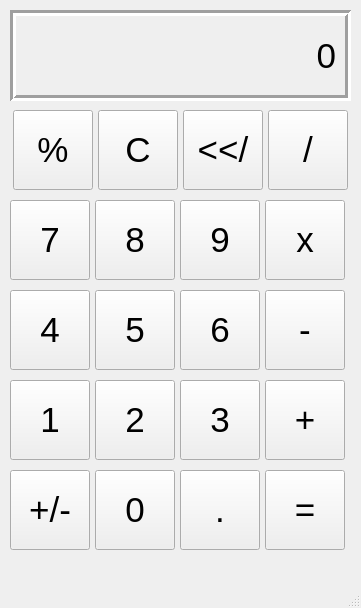
<?xml version="1.0" encoding="UTF-8"?>
<ui version="4.0">
 <class>MainWindow</class>
 <widget class="QMainWindow" name="MainWindow">
  <property name="geometry">
   <rect>
    <x>0</x>
    <y>0</y>
    <width>361</width>
    <height>608</height>
   </rect>
  </property>
  <property name="windowTitle">
   <string>Calculator</string>
  </property>
  <widget class="QWidget" name="centralwidget">
   <widget class="QLabel" name="label1">
    <property name="geometry">
     <rect>
      <x>10</x>
      <y>10</y>
      <width>341</width>
      <height>91</height>
     </rect>
    </property>
    <property name="font">
     <font>
      <pointsize>26</pointsize>
     </font>
    </property>
    <property name="frameShape">
     <enum>QFrame::Box</enum>
    </property>
    <property name="frameShadow">
     <enum>QFrame::Sunken</enum>
    </property>
    <property name="lineWidth">
     <number>3</number>
    </property>
    <property name="text">
     <string>0</string>
    </property>
    <property name="textFormat">
     <enum>Qt::MarkdownText</enum>
    </property>
    <property name="alignment">
     <set>Qt::AlignRight|Qt::AlignTrailing|Qt::AlignVCenter</set>
    </property>
    <property name="margin">
     <number>10</number>
    </property>
   </widget>
   <widget class="QPushButton" name="button_percent">
    <property name="geometry">
     <rect>
      <x>13</x>
      <y>110</y>
      <width>80</width>
      <height>80</height>
     </rect>
    </property>
    <property name="font">
     <font>
      <pointsize>26</pointsize>
     </font>
    </property>
    <property name="text">
     <string>%</string>
    </property>
   </widget>
   <widget class="QPushButton" name="button_c">
    <property name="geometry">
     <rect>
      <x>98</x>
      <y>110</y>
      <width>80</width>
      <height>80</height>
     </rect>
    </property>
    <property name="font">
     <font>
      <pointsize>26</pointsize>
     </font>
    </property>
    <property name="text">
     <string>C</string>
    </property>
   </widget>
   <widget class="QPushButton" name="arrow_button">
    <property name="geometry">
     <rect>
      <x>183</x>
      <y>110</y>
      <width>80</width>
      <height>80</height>
     </rect>
    </property>
    <property name="font">
     <font>
      <pointsize>26</pointsize>
     </font>
    </property>
    <property name="text">
     <string>&lt;&lt;/</string>
    </property>
   </widget>
   <widget class="QPushButton" name="divide_button">
    <property name="geometry">
     <rect>
      <x>268</x>
      <y>110</y>
      <width>80</width>
      <height>80</height>
     </rect>
    </property>
    <property name="font">
     <font>
      <pointsize>26</pointsize>
     </font>
    </property>
    <property name="text">
     <string>/</string>
    </property>
   </widget>
   <widget class="QPushButton" name="button_9">
    <property name="geometry">
     <rect>
      <x>180</x>
      <y>200</y>
      <width>80</width>
      <height>80</height>
     </rect>
    </property>
    <property name="font">
     <font>
      <pointsize>26</pointsize>
     </font>
    </property>
    <property name="text">
     <string>9</string>
    </property>
   </widget>
   <widget class="QPushButton" name="button_x">
    <property name="geometry">
     <rect>
      <x>265</x>
      <y>200</y>
      <width>80</width>
      <height>80</height>
     </rect>
    </property>
    <property name="font">
     <font>
      <pointsize>26</pointsize>
     </font>
    </property>
    <property name="text">
     <string>x</string>
    </property>
   </widget>
   <widget class="QPushButton" name="button_8">
    <property name="geometry">
     <rect>
      <x>95</x>
      <y>200</y>
      <width>80</width>
      <height>80</height>
     </rect>
    </property>
    <property name="font">
     <font>
      <pointsize>26</pointsize>
     </font>
    </property>
    <property name="text">
     <string>8</string>
    </property>
   </widget>
   <widget class="QPushButton" name="button_7">
    <property name="geometry">
     <rect>
      <x>10</x>
      <y>200</y>
      <width>80</width>
      <height>80</height>
     </rect>
    </property>
    <property name="font">
     <font>
      <pointsize>26</pointsize>
     </font>
    </property>
    <property name="text">
     <string>7</string>
    </property>
   </widget>
   <widget class="QPushButton" name="button_6">
    <property name="geometry">
     <rect>
      <x>180</x>
      <y>290</y>
      <width>80</width>
      <height>80</height>
     </rect>
    </property>
    <property name="font">
     <font>
      <pointsize>26</pointsize>
     </font>
    </property>
    <property name="text">
     <string>6</string>
    </property>
   </widget>
   <widget class="QPushButton" name="button_minus">
    <property name="geometry">
     <rect>
      <x>265</x>
      <y>290</y>
      <width>80</width>
      <height>80</height>
     </rect>
    </property>
    <property name="font">
     <font>
      <pointsize>26</pointsize>
     </font>
    </property>
    <property name="text">
     <string>-</string>
    </property>
   </widget>
   <widget class="QPushButton" name="button_5">
    <property name="geometry">
     <rect>
      <x>95</x>
      <y>290</y>
      <width>80</width>
      <height>80</height>
     </rect>
    </property>
    <property name="font">
     <font>
      <pointsize>26</pointsize>
     </font>
    </property>
    <property name="text">
     <string>5</string>
    </property>
   </widget>
   <widget class="QPushButton" name="button_4">
    <property name="geometry">
     <rect>
      <x>10</x>
      <y>290</y>
      <width>80</width>
      <height>80</height>
     </rect>
    </property>
    <property name="font">
     <font>
      <pointsize>26</pointsize>
     </font>
    </property>
    <property name="text">
     <string>4</string>
    </property>
   </widget>
   <widget class="QPushButton" name="button_3">
    <property name="geometry">
     <rect>
      <x>180</x>
      <y>380</y>
      <width>80</width>
      <height>80</height>
     </rect>
    </property>
    <property name="font">
     <font>
      <pointsize>26</pointsize>
     </font>
    </property>
    <property name="text">
     <string>3</string>
    </property>
   </widget>
   <widget class="QPushButton" name="button_plus">
    <property name="geometry">
     <rect>
      <x>265</x>
      <y>380</y>
      <width>80</width>
      <height>80</height>
     </rect>
    </property>
    <property name="font">
     <font>
      <pointsize>26</pointsize>
     </font>
    </property>
    <property name="text">
     <string>+</string>
    </property>
   </widget>
   <widget class="QPushButton" name="button_2">
    <property name="geometry">
     <rect>
      <x>95</x>
      <y>380</y>
      <width>80</width>
      <height>80</height>
     </rect>
    </property>
    <property name="font">
     <font>
      <pointsize>26</pointsize>
     </font>
    </property>
    <property name="text">
     <string>2</string>
    </property>
   </widget>
   <widget class="QPushButton" name="button_1">
    <property name="geometry">
     <rect>
      <x>10</x>
      <y>380</y>
      <width>80</width>
      <height>80</height>
     </rect>
    </property>
    <property name="font">
     <font>
      <pointsize>26</pointsize>
     </font>
    </property>
    <property name="text">
     <string>1</string>
    </property>
   </widget>
   <widget class="QPushButton" name="button_dot">
    <property name="geometry">
     <rect>
      <x>180</x>
      <y>470</y>
      <width>80</width>
      <height>80</height>
     </rect>
    </property>
    <property name="font">
     <font>
      <pointsize>26</pointsize>
     </font>
    </property>
    <property name="text">
     <string>.</string>
    </property>
   </widget>
   <widget class="QPushButton" name="button_equal">
    <property name="geometry">
     <rect>
      <x>265</x>
      <y>470</y>
      <width>80</width>
      <height>80</height>
     </rect>
    </property>
    <property name="font">
     <font>
      <pointsize>26</pointsize>
     </font>
    </property>
    <property name="text">
     <string>=</string>
    </property>
   </widget>
   <widget class="QPushButton" name="button_0">
    <property name="geometry">
     <rect>
      <x>95</x>
      <y>470</y>
      <width>80</width>
      <height>80</height>
     </rect>
    </property>
    <property name="font">
     <font>
      <pointsize>26</pointsize>
     </font>
    </property>
    <property name="text">
     <string>0</string>
    </property>
   </widget>
   <widget class="QPushButton" name="button_plus_minus">
    <property name="geometry">
     <rect>
      <x>10</x>
      <y>470</y>
      <width>80</width>
      <height>80</height>
     </rect>
    </property>
    <property name="font">
     <font>
      <pointsize>26</pointsize>
     </font>
    </property>
    <property name="text">
     <string>+/-</string>
    </property>
   </widget>
  </widget>
  <widget class="QMenuBar" name="menubar">
   <property name="geometry">
    <rect>
     <x>0</x>
     <y>0</y>
     <width>361</width>
     <height>26</height>
    </rect>
   </property>
  </widget>
  <widget class="QStatusBar" name="statusbar"/>
 </widget>
 <resources/>
 <connections/>
</ui>
